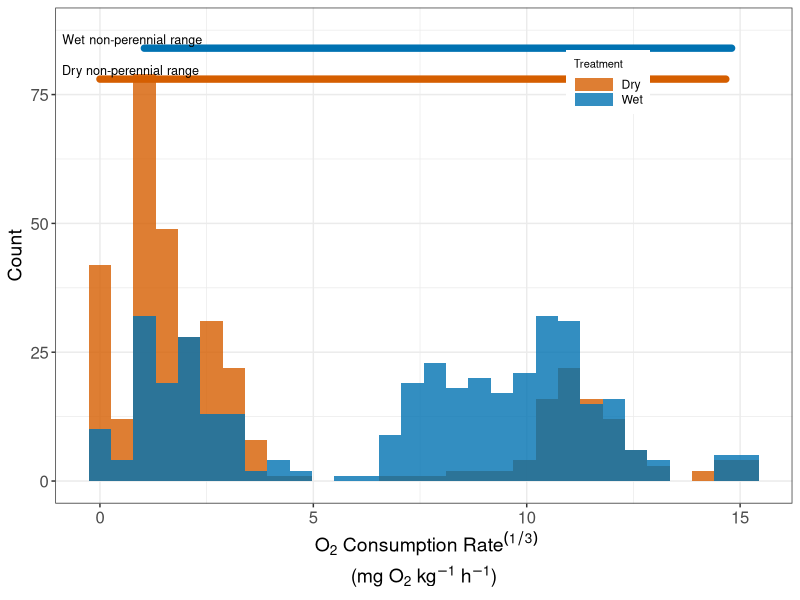
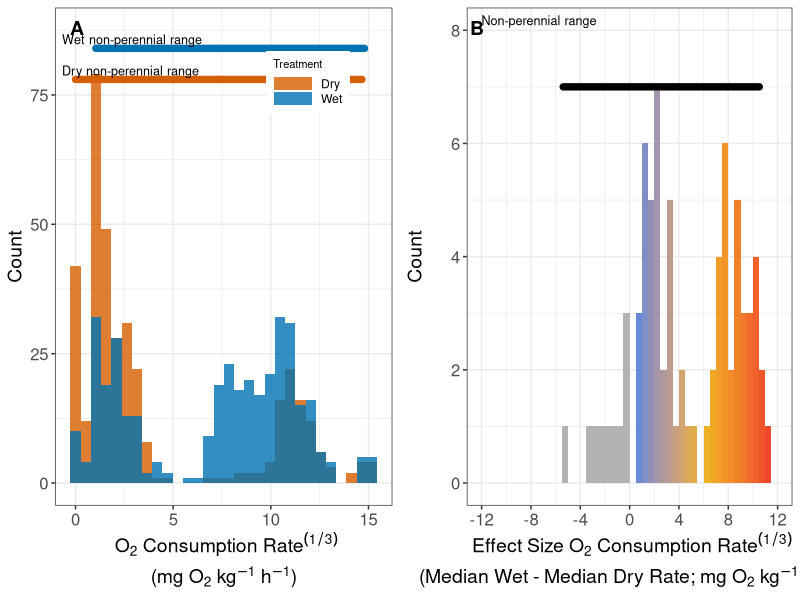
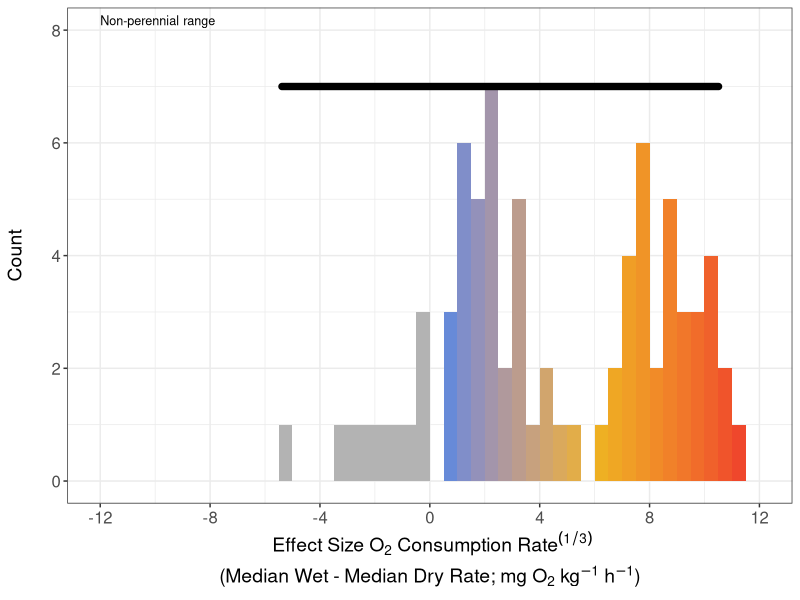

Source code (R) for these figures, in order: (Note: this script raises an error after producing the figures.)
# =========================================================
# Figure 2 cube-root histograms with RANGE BARS
# instead of individual vertical lines
# =========================================================

library(tidyverse)
library(ggpubr)

rm(list = ls())
graphics.off()

# ---------------------------------------------------------
# Functions
# ---------------------------------------------------------

cube_root <- function(x) sign(x) * (abs(x))^(1/3)

# ---------------------------------------------------------
# Read in respiration data
# ---------------------------------------------------------

all_data = read.csv(
  "Data/EC_Sediment_SpC_pH_Temp_Respiration.csv",
  skip = 2
) %>%
  filter(grepl("EC", Sample_Name)) %>%
  filter(!grepl("EC_011|EC_012|EC_023|EC_052|EC_053|EC_057", Sample_Name)) %>%
  filter(Respiration_Rate_mg_DO_per_kg_per_H != -9999) %>%
  select(-c(Field_Name, IGSN, Material))

ev_data = read.csv(
  "Data/WHONDRS_EV_Data_Package/Sample_Data/WHONDRS_EV_Sediment_SpC_pH_Temp_Respiration.csv",
  skip = 2
) %>%
  filter(grepl("EV", Sample_Name)) %>%
  filter(Respiration_Rate_mg_DO_per_kg_per_H != -9999) %>%
  select(-c(Field_Name, IGSN, Material))

all_data = rbind(all_data, ev_data)

all_data = all_data %>%
  mutate(
    Respiration_Rate_mg_DO_per_kg_per_H =
      as.numeric(Respiration_Rate_mg_DO_per_kg_per_H) * -1
  )

# ---------------------------------------------------------
# Metadata
# ---------------------------------------------------------

metadata = read.csv("Data/EC_Field_Metadata.csv") %>%
  select(c(Parent_ID, Intermittent_or_Perennial))

metadata2 = read.csv(
  "Data/WHONDRS_EV_Data_Package/WHONDRS_EV_Field_Metadata.csv"
) %>%
  select(c(Parent_ID, Intermittent_or_Perennial))

metadata = rbind(metadata, metadata2)

all_data_with_metadata = all_data %>%
  mutate(
    Parent_ID = str_extract(Sample_Name, "^[^_]+_[^_]+")
  ) %>%
  left_join(metadata, by = "Parent_ID")

# ---------------------------------------------------------
# Effect size data
# ---------------------------------------------------------

effect = read.csv(
  "Data/EC_Sediment_Effect_Size.csv",
  skip = 2
) %>%
  filter(grepl("EC", Sample_Name)) %>%
  filter(!grepl("EC_011|EC_012|EC_023|EC_052|EC_053|EC_057", Sample_Name)) %>%
  select(
    Sample_Name,
    Effect_Size_Respiration_Rate_mg_DO_per_kg_per_H
  ) %>%
  mutate(
    Effect_Size_Respiration_Rate_mg_DO_per_kg_per_H =
      as.numeric(
        Effect_Size_Respiration_Rate_mg_DO_per_kg_per_H
      ) * -1
  )

effect_ev = read.csv(
  "Data/WHONDRS_EV_Data_Package/Sample_Data/WHONDRS_EV_Sediment_Effect_Size.csv",
  skip = 2
) %>%
  filter(grepl("EV", Sample_Name)) %>%
  select(
    Sample_Name,
    Effect_Size_Respiration_Rate_mg_DO_per_kg_per_H =
      Effect_Size_Median_Respiration_Rate_mg_DO_per_kg_per_H
  ) %>%
  mutate(
    Effect_Size_Respiration_Rate_mg_DO_per_kg_per_H =
      as.numeric(
        Effect_Size_Respiration_Rate_mg_DO_per_kg_per_H
      ) * -1
  )

effect = rbind(effect, effect_ev)

effect_with_metadata = effect %>%
  mutate(
    Parent_ID = str_extract(Sample_Name, "^[^_]+_[^_]+")
  ) %>%
  left_join(metadata, by = "Parent_ID")

# ---------------------------------------------------------
# Cube-root transformed respiration data
# ---------------------------------------------------------

cube_respiration = all_data_with_metadata %>%
  filter(Respiration_Rate_mg_DO_per_kg_per_H != 9999) %>%
  mutate(
    cube_Respiration_mg_kg =
      cube_root(
        as.numeric(
          Respiration_Rate_mg_DO_per_kg_per_H
        )
      ),
    Treat = if_else(
      grepl("-D", Sample_Name),
      "Dry",
      "Wet"
    )
  )

# ---------------------------------------------------------
# Cube-root transformed effect size data
# ---------------------------------------------------------

cube_effect = effect_with_metadata %>%
  mutate(
    cube_Effect_Size_Respiration_Rate_mg_DO_per_kg_per_H =
      cube_root(
        Effect_Size_Respiration_Rate_mg_DO_per_kg_per_H
      )
  )

# ---------------------------------------------------------
# RANGE DATA FOR NON-PERENNIAL STREAMS
# ---------------------------------------------------------

# Panel A: wet and dry ranges

intermittent_cube_o2_by_treatment =
  cube_respiration %>%
  filter(
    Intermittent_or_Perennial == "Intermittent",
    !is.na(Intermittent_or_Perennial)
  ) %>%
  select(
    Parent_ID,
    cube_Respiration_mg_kg,
    Treat
  )

range_cube_o2_by_treatment =
  intermittent_cube_o2_by_treatment %>%
  group_by(Treat) %>%
  summarise(
    xmin = min(cube_Respiration_mg_kg, na.rm = TRUE),
    xmax = max(cube_Respiration_mg_kg, na.rm = TRUE),
    .groups = "drop"
  ) %>%
  mutate(
    y = if_else(Treat == "Wet", 84, 78)
  )

# Panel B: effect size range

intermittent_cube_effect_values =
  cube_effect %>%
  filter(
    Intermittent_or_Perennial == "Intermittent",
    !is.na(Intermittent_or_Perennial)
  ) %>%
  pull(
    cube_Effect_Size_Respiration_Rate_mg_DO_per_kg_per_H
  )

range_cube_effect = data.frame(
  xmin = min(intermittent_cube_effect_values, na.rm = TRUE),
  xmax = max(intermittent_cube_effect_values, na.rm = TRUE),
  y = 7
)

# ---------------------------------------------------------
# PANEL A
# ---------------------------------------------------------

all_cube_hist =
  ggplot(
    cube_respiration,
    aes(x = cube_Respiration_mg_kg)
  ) +
  
  geom_histogram(
    position = "identity",
    alpha = 0.8,
    aes(fill = Treat)
  ) +
  
  # RANGE BARS
  
  geom_segment(
    data = range_cube_o2_by_treatment,
    aes(
      x = xmin,
      xend = xmax,
      y = y,
      yend = y,
      color = Treat
    ),
    linewidth = 2.5,
    lineend = "round",
    inherit.aes = FALSE,
    show.legend = FALSE
  ) +
  
  annotate(
    "text",
    x = -Inf,
    y = 84,
    label = "Wet non-perennial range",
    hjust = -0.05,
    vjust = -0.4,
    size = 3.2
  ) +
  
  annotate(
    "text",
    x = -Inf,
    y = 78,
    label = "Dry non-perennial range",
    hjust = -0.05,
    vjust = -0.4,
    size = 3.2
  ) +
  
  scale_fill_manual(
    name = "Treatment",
    values = c(
      "Dry" = "#D55E00",
      "Wet" = "#0072B2"
    )
  ) +
  
  scale_color_manual(
    values = c(
      "Dry" = "#D55E00",
      "Wet" = "#0072B2"
    ),
    guide = "none"
  ) +
  
  coord_cartesian(ylim = c(0, 87.5)) +
  
  theme_bw() +
  
  theme(
    legend.position = c(0.75, 0.85),
    legend.key.size = unit(0.15, "in"),
    legend.key.width = unit(0.4, "in"),
    legend.title = element_text(size = 8),
    axis.title.x = element_text(size = 14),
    axis.title.y = element_text(size = 14),
    axis.text.x = element_text(size = 12),
    axis.text.y = element_text(size = 12),
    legend.box = "vertical"
  ) +
  
  xlab(
    expression(
      atop(
        "\n O"[2] * " Consumption Rate"^(1/3),
        "(mg O"[2] * " kg"^-1 * " h"^-1 * ")"
      )
    )
  ) +
  
  ylab("Count")

# ---------------------------------------------------------
# PANEL B
# ---------------------------------------------------------

cube_effect_limits <- c(-12, 12)

cube_effect_hist =
  ggplot(
    cube_effect,
    aes(
      x =
        cube_Effect_Size_Respiration_Rate_mg_DO_per_kg_per_H
    )
  ) +
  
  geom_histogram(
    binwidth = 0.5,
    boundary = 0,
    aes(fill = after_stat(ifelse(x < 0, NA, x)))
  ) +
  
  # RANGE BAR
  
  geom_segment(
    data = range_cube_effect,
    aes(
      x = xmin,
      xend = xmax,
      y = y,
      yend = y
    ),
    color = "black",
    linewidth = 2.5,
    lineend = "round",
    inherit.aes = FALSE,
    show.legend = FALSE
  ) +
  
  annotate(
    "text",
    x = -12,
    y = 8,
    label = "Non-perennial range",
    hjust = 0,
    vjust = -0.5,
    size = 3.2,
    color = "black"
  ) +
  
  scale_fill_gradient2(
    name = "Cubed Root\nEffect Size",
    limits = c(0, 12),
    low = "dodgerblue2",
    mid = "goldenrod2",
    high = "firebrick2",
    midpoint = 6,
    na.value = "grey70",
    guide = "none"
  ) +
  
  scale_x_continuous(
    breaks = c(-12, -8, -4, 0, 4, 8, 12)
  ) +
  
  coord_cartesian(
    xlim = cube_effect_limits
  ) +
  
  theme_bw() +
  
  ylab("Count\n") +
  
  theme(
    legend.position = c(0.85, 0.85),
    axis.title.x = element_text(size = 14),
    axis.title.y = element_text(size = 14),
    axis.text.x = element_text(size = 12),
    axis.text.y = element_text(size = 12),
    legend.key.width = unit(0.4, "in")
  ) +
  
  xlab(
    expression(
      atop(
        "\n Effect Size O"[2] *
          " Consumption Rate"^(1/3),
        "(Median Wet - Median Dry Rate; mg O"[2] *
          " kg"^-1 * " h"^-1 * ")"
      )
    )
  )
# ---------------------------------------------------------
# Combine panels
# ---------------------------------------------------------

combined_hist =
  ggarrange(
    all_cube_hist,
    cube_effect_hist,
    ncol = 2,
    labels = c("A", "B"),
    hjust = -5,
    vjust = 2.5
  )

# ggsave(
#   "Figures/Figure_2_Combined_Cube_Histograms.png",
#   plot = combined_hist,
#   width = 10,
#   height = 5,
#   dpi = 300
# )

ggsave(
  "Figures/Figure_2_Combined_Cube_Histograms_range.pdf",
  plot = combined_hist,
  width = 10,
  height = 5,
  dpi = 300
)

# ---------------------------------------------------------
# Counts for Figure 2 caption
# ---------------------------------------------------------

# Panel A: rate estimates by treatment and stream type
panelA_counts <- cube_respiration %>%
  filter(!is.na(Intermittent_or_Perennial)) %>%
  count(Treat, Intermittent_or_Perennial, name = "n_rate_estimates")

print("Panel A counts: rate estimates by treatment and stream type")
print(panelA_counts)

# Panel B: effect-size estimates by stream type
panelB_counts <- cube_effect %>%
  filter(!is.na(Intermittent_or_Perennial)) %>%
  count(Intermittent_or_Perennial, name = "n_effect_size_estimates")

print("Panel B counts: effect-size estimates by stream type")
print(panelB_counts)
